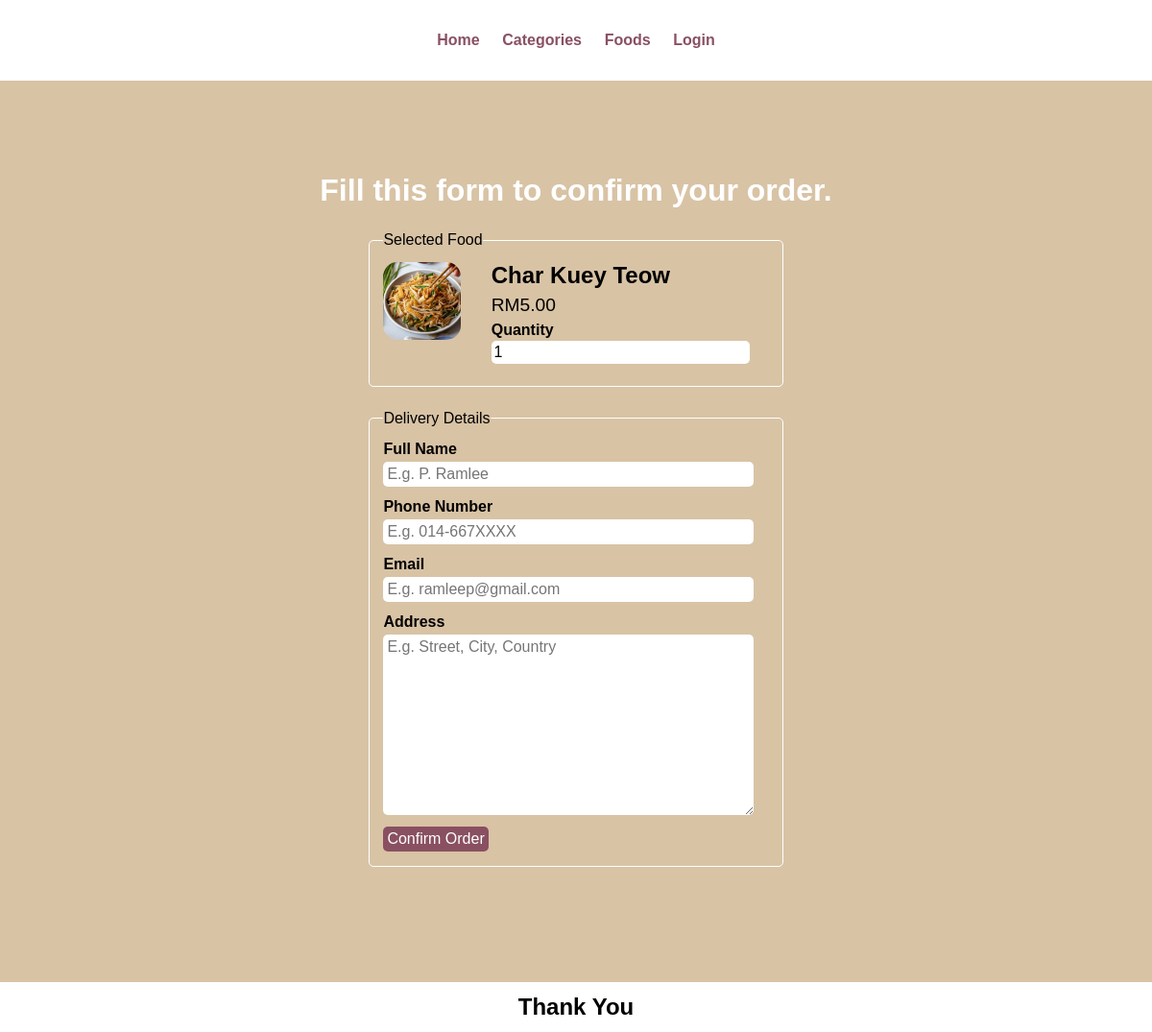
The page /order.php?food_id=4 on the database its author committed.
### tables this page shows
CREATE TABLE `tbl_food` (
  `id` int(10) UNSIGNED NOT NULL,
  `title` varchar(100) NOT NULL,
  `description` text NOT NULL,
  `price` decimal(10,2) NOT NULL,
  `image_name` varchar(255) NOT NULL,
  `category_id` int(10) UNSIGNED NOT NULL,
  `featured` varchar(10) NOT NULL,
  `active` varchar(10) NOT NULL
);

### order.php (the view, shortened to what this page needs)
<?php include('partials-user/menu.php'); ?>
    <?php
        if(isset($_GET['food_id']))
        {
            $food_id = $_GET['food_id'];
            $sql = "SELECT * FROM tbl_food WHERE id=$food_id";
            $res=mysqli_query($conn, $sql);
            $count = mysqli_num_rows($res);
            if($count==1)
            {
                $row = mysqli_fetch_assoc($res);
                $title = $row['title'];
                $price = $row['price'];
                $image_name = $row['image_name'];
            }
            else
            {
                header("location:".SITEURL);
            }
        }
        else
        {
            header("location:".SITEURL);
        }
    ?>
    <section class="food-search">
        <div class="container">
            <h2 class="text-center text-white">Fill this form to confirm your order.</h2>
            <form action="" class="order" method="POST">
                <fieldset>
                    <legend>Selected Food</legend>
                    <div class="food-menu-img">
                        <?php
                            if($image_name=="")
                            {
                                echo "Image not available.";
                            }
                            else
                            {
                                ?>
                                <img src="<?php echo SITEURL;?>images/food/<?php echo $image_name; ?>" alt="Nasi Lemak" class="img-responsive img-curve">
                               <?php
                            }
                        ?>
                    </div>
                    <div class="food-menu-desc">
                        <h3><?php echo $title; ?></h3>
                        <p class="food-price">RM<?php echo $price; ?></p>
                        <div class="order-label">Quantity</div>
                        <input type="number" name="qty" class="input-responsive" value="1" required>
                    </div>
                </fieldset>
                <fieldset>
                    <legend>Delivery Details</legend>
                    <div class="order-label">Full Name</div>
                    <input type="text" name="full-name" placeholder="E.g. P. Ramlee" class="input-responsive" required>
                    <div class="order-label">Phone Number</div>
                    <input type="tel" name="contact" placeholder="E.g. 014-667XXXX" class="input-responsive" required>
                    <div class="order-label">Email</div>
                    <input type="email" name="email" placeholder="E.g. ramleep@gmail.com" class="input-responsive" required>
                    <div class="order-label">Address</div>
                    <textarea name="address" rows="10" placeholder="E.g. Street, City, Country" class="input-responsive" required></textarea>
                    <input type="submit" name="submit" value="Confirm Order" class="btn btn-primary">
                </fieldset>
            </form>
        </div>
    </section>
<?php include('partials-user/footer.php'); ?>

### css/style.css (style rules this page uses)
* { margin: 0 0; padding: 0 0; font-family: Arial, Helvetica, sans-serif; }
.container { width: 80%; margin: 0 auto; padding: 1%; }
.img-responsive { width: 100%; }
.img-curve { border-radius: 15px; }
.text-center { text-align: center; }
.text-white { color: white; }
.btn { padding: 1%; border: none; font-size: 1rem; border-radius: 5px; }
.btn-primary { background-color: #895061; color: white; cursor: pointer; }
h2 { color: #2f3542; font-size: 2rem; margin-bottom: 2%; }
h3 { font-size: 1.5rem; }
fieldset { border: 1px solid white; margin: 5%; padding: 3%; border-radius: 5px; }
.food-search { background-color: #d8c3a5; background-size: cover; background-repeat: no-repeat; background-position: center; padding: 7% 0; }
.food-menu-img { width: 20%; float: left; }
.food-menu-desc { width: 70%; float: left; margin-left: 8%; }
.food-price { font-size: 1.2rem; margin: 2% 0; }
.order { width: 50%; margin: 0 auto; }
.input-responsive { width: 96%; padding: 1%; margin-bottom: 3%; border: none; border-radius: 5px; font-size: 1rem; }
.order-label { margin-bottom: 1%; font-weight: bold; }

### rows shown on the page
tbl_food: image_name (picture), title "Char Kuey Teow", price "5.00"
